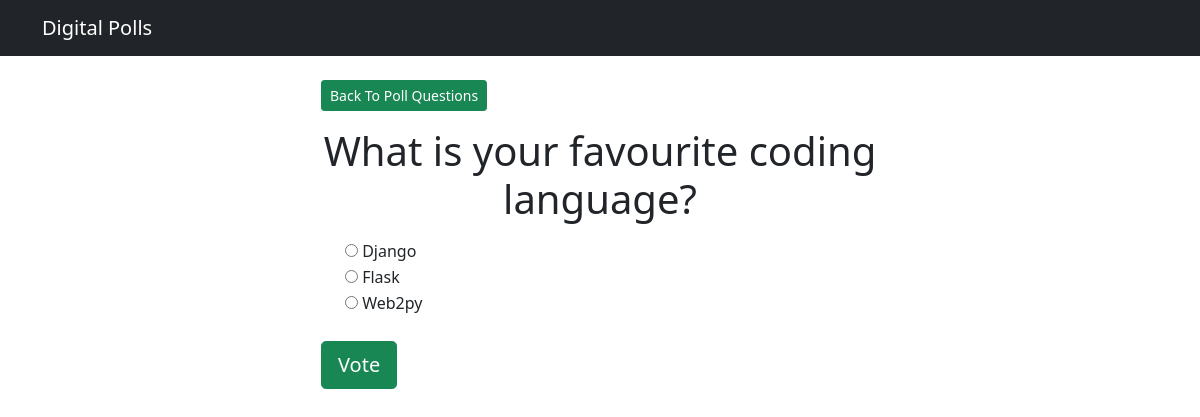
The page /polls/1/ on the database its author committed.
### polls/models.py (models this page shows, shortened)
class Question(models.Model):
    question_text = models.CharField(max_length=200)  # Each field is an instance of a Field class
    pub_date = models.DateTimeField(
        "date published"
    )  # we can give each field an optional -user-friendly' name by passing a string as first argument

class Choice(models.Model):
    question = models.ForeignKey(
        Question, on_delete=models.CASCADE
    )  # foreign key so that each choice has a Q. when question is deleted, all its choices will also be deleted.
    choice_text = models.CharField(max_length=200)  # CharField has a required argument of max_length
    votes = models.IntegerField(default=0)  # we can optionally give default values

### polls/views.py (the view)
# urls.py: path("<int:question_id>/", views.detail, name="detail"),
def detail(request, question_id):
    try:
        question = Question.objects.get(
            pk=question_id
        )  # this question_id will come from the url. Get the Q from the sqlite db
    except Question.DoesNotExist:
        raise Http404("Question does not exist")
    return render(request, "polls/detail.html", {"question": question})

### templates/polls/detail.html (shortened to what this page needs)
{% extends 'base.html' %} {% block content %}
<a class="btn btn-success btn-sm mb-3" href="{% url 'polls:index' %}"
  >Back To Poll Questions</a
>
<h1 class="text-center mb-3">{{ question.question_text }}</h1>
<form action="{% url 'polls:vote' question.id %}" method="post">
  {% csrf_token %} {% for choice in question.choice_set.all %}
  <div class="form-check">
    <input
      type="radio"
      name="choice"
      id="choice{{ forloop.counter }}"
      value="{{ choice.id }}"
    />
    <label for="choice{{ forloop.counter }}">{{ choice.choice_text }}</label
    ><br />
  </div>
  {% endfor %}
  <input
    type="submit"
    value="Vote"
    class="btn btn-success btn-lg btn-block mt-4"
  />
</form>
{% endblock %}

### rows shown on the page
Question: question_text "What is your favourite coding language?"
Choice: choice_text "Django"
Choice: choice_text "Flask"
Choice: choice_text "Web2py"
